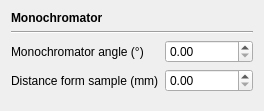
<?xml version="1.0" encoding="UTF-8"?>
<ui version="4.0">
 <class>OpticsConfigPageMonochromatorForm</class>
 <widget class="QWidget" name="OpticsConfigPageMonochromatorForm">
  <property name="geometry">
   <rect>
    <x>0</x>
    <y>0</y>
    <width>264</width>
    <height>111</height>
   </rect>
  </property>
  <property name="windowTitle">
   <string>Form</string>
  </property>
  <layout class="QGridLayout" name="gridLayout">
   <item row="0" column="0" colspan="2">
    <widget class="QLabel" name="label">
     <property name="font">
      <font>
       <weight>75</weight>
       <bold>true</bold>
      </font>
     </property>
     <property name="text">
      <string>Monochromator</string>
     </property>
    </widget>
   </item>
   <item row="2" column="1">
    <widget class="QDoubleSpinBox" name="doubleSpinBoxAngle">
     <property name="maximum">
      <double>90.000000000000000</double>
     </property>
     <property name="singleStep">
      <double>0.100000000000000</double>
     </property>
    </widget>
   </item>
   <item row="3" column="1">
    <widget class="QDoubleSpinBox" name="doubleSpinBoxMonr">
     <property name="toolTip">
      <string>MonR</string>
     </property>
     <property name="maximum">
      <double>9999.000000000000000</double>
     </property>
    </widget>
   </item>
   <item row="3" column="0">
    <widget class="QLabel" name="label_3">
     <property name="text">
      <string>Distance form sample (mm)</string>
     </property>
    </widget>
   </item>
   <item row="2" column="0">
    <widget class="QLabel" name="label_2">
     <property name="text">
      <string>Monochromator angle (°)</string>
     </property>
    </widget>
   </item>
   <item row="1" column="0" colspan="2">
    <widget class="Line" name="line">
     <property name="orientation">
      <enum>Qt::Horizontal</enum>
     </property>
    </widget>
   </item>
   <item row="4" column="0">
    <spacer name="verticalSpacer">
     <property name="orientation">
      <enum>Qt::Vertical</enum>
     </property>
     <property name="sizeHint" stdset="0">
      <size>
       <width>20</width>
       <height>40</height>
      </size>
     </property>
    </spacer>
   </item>
  </layout>
 </widget>
 <resources/>
 <connections/>
</ui>
